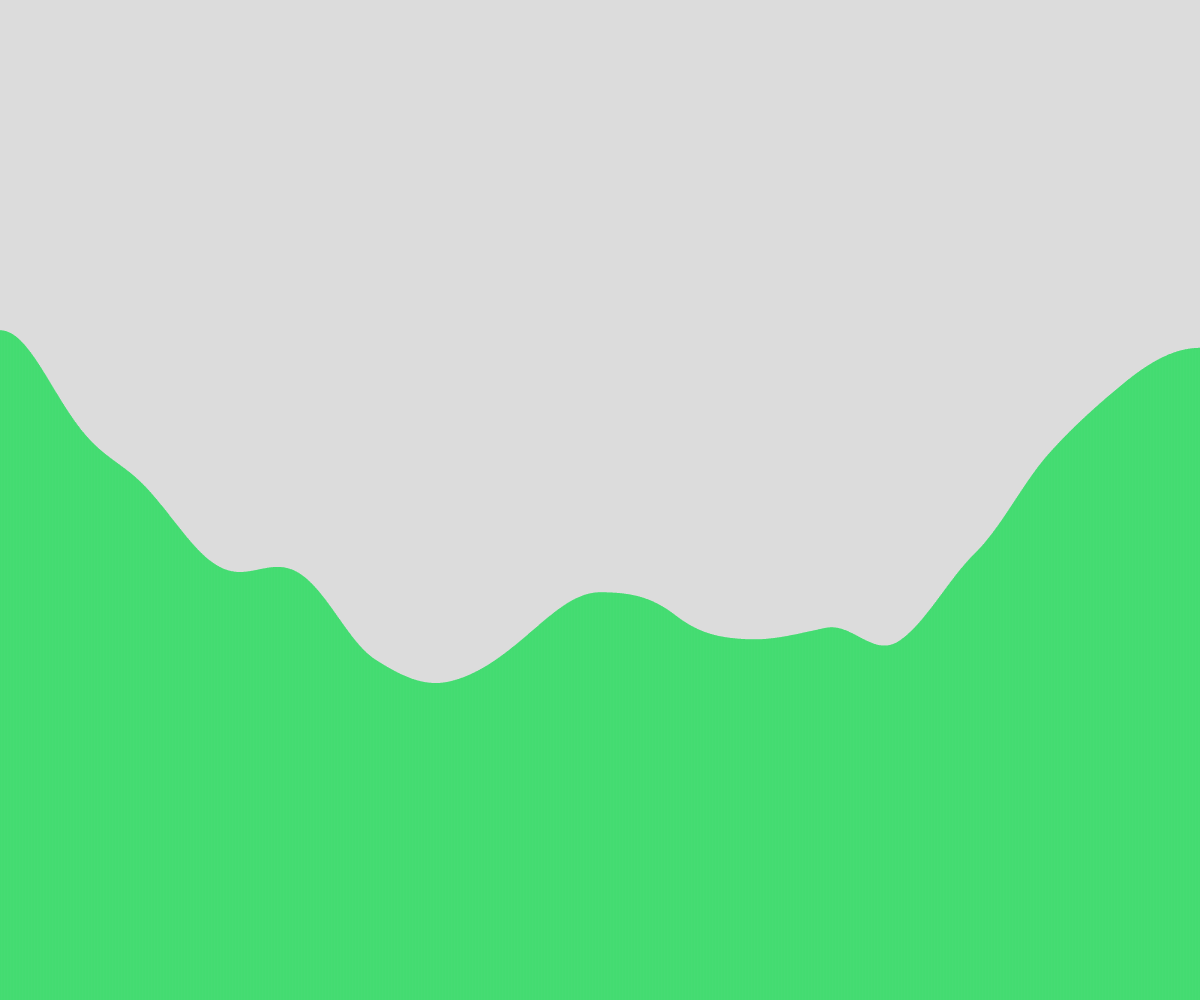
Frame 1 (no input)
Frame 60 (no input): identical to frame 1, image omitted
Frame 120 (the mouse pressed at the canvas centre since frame 60): identical to frame 1, image omitted

The p5.js sketch that drew this single still picture (run headless with seeded random() and noise() and a simulated clock; from frame 60 on, the mouse is pressed at the canvas centre):

// p5.js sketch
// ── sketch.js
// Terrain Generator

let terrain = [];
const NUMBER_OF_RECTS = 2000;

function setup() {
  createCanvas(windowWidth, windowHeight);
  let widthOfRect = width/NUMBER_OF_RECTS;
  generateTerrain(widthOfRect);
}

function draw() {
  background(220);
  
  for (let someRect of terrain) {
    noStroke();
    fill(20, 220, 80);
    rect(someRect.x, someRect.y, someRect.w, someRect.h);
  }
}

function generateTerrain(widthOfRect) {
  let time = 0;
  let deltaTime = 0.001;
  for (let x = 0; x <= width; x += widthOfRect) {
    let theHeight = noise(time) * height;
    let someRect = spawnRectangle(x, theHeight, widthOfRect);
    terrain.push(someRect);
    time += deltaTime;
  }
}

function spawnRectangle(leftSide, rectHeight, rectWidth) {
  let theRect = {
    x: leftSide,
    y: height - rectHeight,
    w: rectWidth,
    h: rectHeight,
  };

  return theRect;
}
